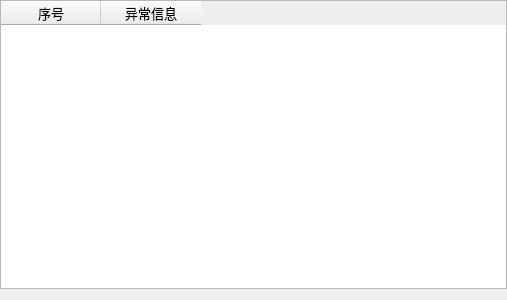
<?xml version="1.0" encoding="UTF-8"?>
<ui version="4.0">
 <class>Anomaly</class>
 <widget class="QWidget" name="Anomaly">
  <property name="geometry">
   <rect>
    <x>0</x>
    <y>0</y>
    <width>507</width>
    <height>300</height>
   </rect>
  </property>
  <property name="windowTitle">
   <string>Form</string>
  </property>
  <layout class="QGridLayout" name="gridLayout">
   <property name="leftMargin">
    <number>0</number>
   </property>
   <property name="topMargin">
    <number>0</number>
   </property>
   <property name="rightMargin">
    <number>0</number>
   </property>
   <item row="0" column="0">
    <widget class="QTableWidget" name="tableWidget">
     <property name="font">
      <font>
       <pointsize>10</pointsize>
       <weight>50</weight>
       <bold>false</bold>
      </font>
     </property>
     <property name="styleSheet">
      <string notr="true">QTableWidget::indicator {
    width: 20px;
    height: 20px;
}QTableWidget::indicator:unchecked {
    image: url(:/image/unchecked.png);
}
QTableWidget::indicator:checked {
    image: url(:/image/checked.png);
}
</string>
     </property>
     <column>
      <property name="text">
       <string>序号</string>
      </property>
     </column>
     <column>
      <property name="text">
       <string>异常信息</string>
      </property>
     </column>
    </widget>
   </item>
  </layout>
 </widget>
 <resources/>
 <connections/>
</ui>
